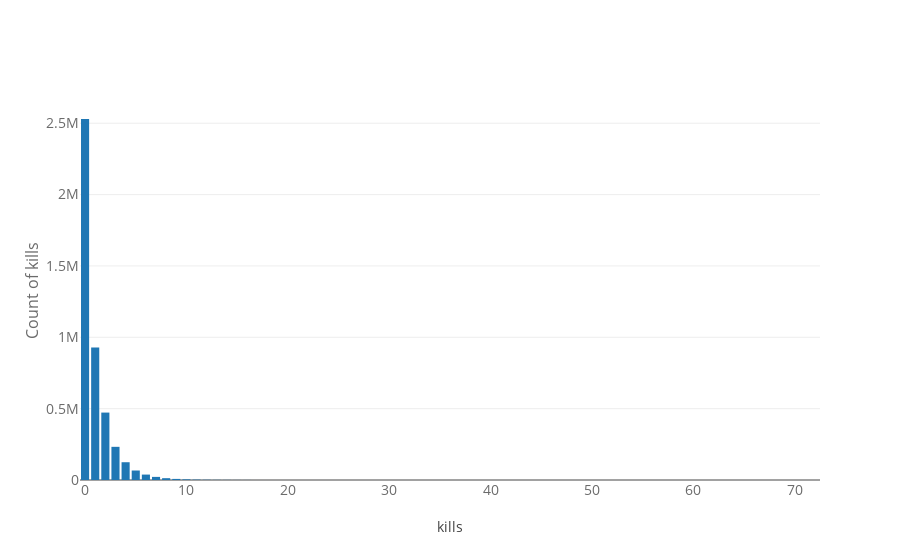

The notebook cell this image was saved under:
### Markdown cell above
### Related variables with kills
kills : Number of enemy players killed.

### Code cell
temp = df_train['kills'].value_counts().sort_values(ascending=False)

trace = go.Bar(
    x = temp.index,
    y = (temp)
)
data = [trace]
layout = go.Layout(
    title = "",
    xaxis=dict(
        title='kills',
        tickfont=dict(
            size=14,
            color='rgb(107, 107, 107)'
        )
    ),
    yaxis=dict(
        title='Count of kills',
        titlefont=dict(
            size=16,
            color='rgb(107, 107, 107)'
        ),
        tickfont=dict(
            size=14,
            color='rgb(107, 107, 107)'
        )
)
)
fig = go.Figure(data=data, layout=layout)
py.iplot(fig, filename='schoolStateNames')

### Figure 1 — Plotly figure (JSON) as saved in the notebook; plotly's stock layout.template omitted (floating-point values rounded to 4 significant figures)
{"data": [{"x": [0, 1, 2, 3, 4, 5, 6, 7, 8, 9, 10, 11, 12, 13, 14, 15, 16, 17, 18, 19, 20, 22, 21, 23, 24, 26, 25, 28, 27, 30, 31, 29, 33, 36, 35, 38, 34, 37, 41, 53, 40, 39, 32, 43, 42, 44, 46, 55, 56, 57, 49, 66, 50, 65, 48, 47, 45, 72], "y": [2529722, 928079, 472466, 232441, 124543, 66577, 37960, 21816, 12779, 7644, 4599, 2799, 1755, 1137, 757, 484, 325, 234, 165, 112, 109, 77, 70, 47, 44, 27, 27, 22, 21, 13, 13, 13, 12, 8, 7, 7, 5, 5, 5, 4, 4, 4, 4, 3, 3, 2, 2, 2, 2, 2, 1, 1, 1, 1, 1, 1, 1, 1], "type": "bar", "uid": "ed3e4380-db95-11e8-a172-afa9c0d857b7"}], "layout": {"title": "", "xaxis": {"tickfont": {"color": "rgb(107, 107, 107)", "size": 14}, "title": "kills"}, "yaxis": {"tickfont": {"color": "rgb(107, 107, 107)", "size": 14}, "title": "Count of kills", "titlefont": {"color": "rgb(107, 107, 107)", "size": 16}}}}
